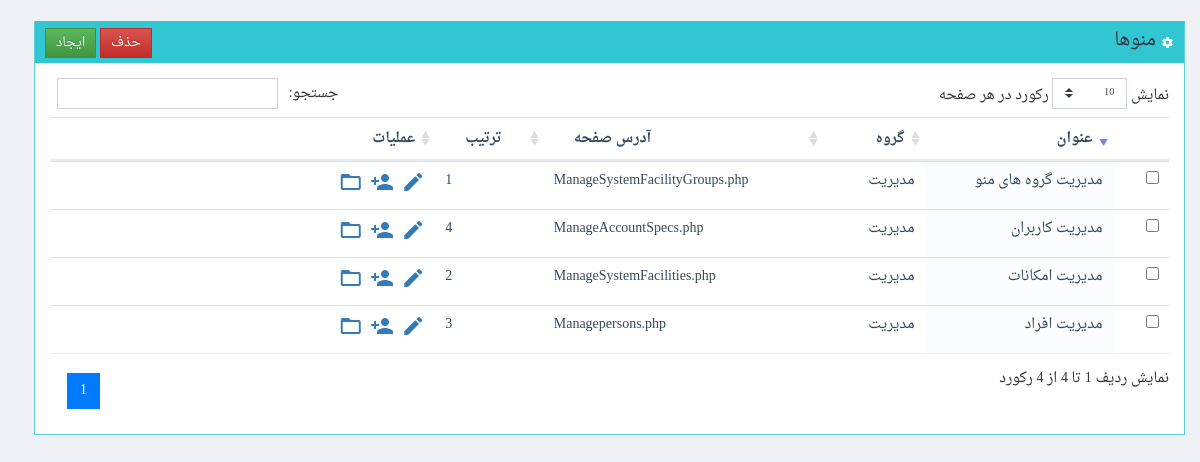
/www/sadaf/ManageSystemFacilities.php (signed in), run on the app's committed database.
### tables this page shows
CREATE TABLE  `SystemFacilities` (
  `FacilityID` int(11) NOT NULL AUTO_INCREMENT,
  `FacilityName` varchar(245) DEFAULT NULL,
  `GroupID` int(11) DEFAULT NULL,
  `OrderNo` int(11) DEFAULT NULL,
  `PageAddress` varchar(345) DEFAULT NULL,
  PRIMARY KEY (`FacilityID`)
);

CREATE TABLE  `SystemFacilityGroups` (
  `GroupID` int(11) NOT NULL AUTO_INCREMENT,
  `GroupName` varchar(145) DEFAULT NULL,
  `OrderNo` int(11) DEFAULT NULL,
  PRIMARY KEY (`GroupID`)
);

### www/shares/pdodb.class.php (called while the page is built, shortened)
<?php
class pdodb {
  private $dsn;
  private $pdo;
  static  $pdoinstance = false;
  private function __construct($_host = "", $_user = "", $_pass = "", $_default_db = "",$_driver="",$debug=self::DEBUG_MODE) {
    $this->dsn = "mysql:dbname=$_default_db;host=$_host";
  }
  public static function getInstance($_host = "", $_user = "", $_pass = "", $_default_db = "",$_driver="") {
    if ("" == $_driver)      $_driver = sys_config::$db_server['driver'];
    if ("" == $_host)        $_host = sys_config::$db_server['host'];
    if ("" == $_user)        $_user = sys_config::$db_server['user'];
    if ("" == $_pass)        $_pass = sys_config::$db_server['pass'];
    if ("" == $_default_db)  $_default_db = sys_config::$db_server['database'];
    if (!@pdodb::$pdoinstance[$_host.$_user.$_default_db]) {
      pdodb::$pdoinstance[$_host.$_user.$_default_db] = new pdodb($_host,$_user,$_pass,$_default_db,$_driver);
    }
    return pdodb::$pdoinstance[$_host.$_user.$_default_db];
  }
  private function connect($_driver = "", $_host = "", $_user = "", $_pass = "", $_default_db = "",$debug=self::DEBUG_MODE) {
    try{
      $this->pdo = new pdo($this->dsn , $_user , $_pass, array(PDO::MYSQL_ATTR_INIT_COMMAND =>  "SET NAMES utf8") );
      return $this->pdo;
    }
    catch (PDOException $e) {
      print (self::PDO_CONNECTION_ERROR);
      print ($e->getMessage());
      if ($debug) $this->backtrace();
      exit();
    }
  }
  function Execute($sqlstr,$fetch_mode=PDO::FETCH_ASSOC,$debug=self::DEBUG_MODE) {
    $trans = array(self::ARABIC_YA => self::PERSIAN_YA , self::ARABIC_KAF => self::PERSIAN_KAF);
    $this->statement = $this->pdo->query(strtr($sqlstr,$trans));
    $error_info = $this->pdo->errorInfo();
    return $this->statement;
  }
}
?>

### www/sadaf/classes/SystemFacilities.class.php (called while the page is built, shortened)
<?php
class manage_SystemFacilities
{
	static function GetList()
	{
		$mysql = pdodb::getInstance();
		$k=0;
		$ret = array();
		$query = "select SystemFacilities.FacilityID
				,SystemFacilities.FacilityName
				,SystemFacilities.GroupID
				,SystemFacilities.OrderNo
				,SystemFacilities.PageAddress
			, l2.GroupName  as l2_GroupName  from sadaf.SystemFacilities
			LEFT JOIN sadaf.SystemFacilityGroups  l2 on (l2.GroupID=SystemFacilities.GroupID)
			order by l2.OrderNo, SystemFacilities.OrderNo ";
		$res = $mysql->Execute($query);
		while($rec=$res->fetch())
		{
			$ret[$k] = new be_SystemFacilities();
			$ret[$k]->FacilityID=$rec["FacilityID"];
			$ret[$k]->FacilityName=$rec["FacilityName"];
			$ret[$k]->GroupID=$rec["GroupID"];
			$ret[$k]->GroupID_Desc=$rec["l2_GroupName"];
			$ret[$k]->OrderNo=$rec["OrderNo"];
			$ret[$k]->PageAddress=$rec["PageAddress"];
			$k++;
		}
		return $ret;
	}
}
?>

### www/sadaf/ManageSystemFacilities.php (the view, shortened to what this page needs)
<?php
include("classes/SystemFacilities.class.php");
HTMLBegin();
?>
<form method="post" id="f1" name="f1" >
<div class="container-fluid">
</form>
<?php
$res = manage_SystemFacilities::GetList();
?>
<br>
		<div class="portlet box green">
		<div class="portlet-title">
			<div class="actions">
				<input type="button" class="btn btn-success btn-sm" onclick="javascript: ResetForm(); $('#DataEntryForm').modal();" value="ایجاد">
				<input type="button" class="btn btn-danger btn-sm" data-toggle="confirmation"
					data-btn-ok-label="بلی"
					data-btn-ok-class="btn-success"
				data-btn-ok-icon-class="material-icons" data-btn-ok-icon-content="check"
				data-btn-cancel-label="خیر" data-btn-cancel-class="btn-danger"
				data-btn-cancel-icon-class="material-icons" data-btn-cancel-icon-content="close"
				data-title="آیا مطمئن هستید؟" data-content=""
				value="حذف">
			</div>
			<div class="caption font-dark">
			<i class="material-icons">settings</i>
				منوها
			</div>
		</div>
		<div class="portlet-body">
			<form id="ListForm" name="ListForm" method="post">
			<table id="FacilityListTable" class="table ">
			<thead>
				<th>&nbsp;</th>
				<th>عنوان</th>
				<th>گروه</th>
				<th>آدرس صفحه</th>
				<th>ترتیب</th>
				<th>عملیات</th>
			</thead>
			<tbody>
			<?
			for($k=0; $k<count($res); $k++)
			{
				echo "<tr>";
				echo "<td>";
				echo "<input type=\"checkbox\" name=\"ch_".$res[$k]->FacilityID."\">";
				echo "</td>";
				echo "	<td>".htmlentities($res[$k]->FacilityName, ENT_QUOTES, 'UTF-8')."</td>";
				echo "	<td>".$res[$k]->GroupID_Desc."</td>";
				echo "	<td>".htmlentities($res[$k]->PageAddress, ENT_QUOTES, 'UTF-8')."</td>";
				echo "	<td>".htmlentities($res[$k]->OrderNo, ENT_QUOTES, 'UTF-8')."</td>";
				echo "<td>";
				echo "<a href=\"javascript: SetRecordForUpdate(".$res[$k]->FacilityID.");\" >";
				echo "<i class='material-icons' data-toggle=\"tooltip\" data-placement=\"top\" title=\"ویرایش\" >edit</i>";
				echo "</a>";
				echo "<a  href='javascript: void(0)' onclick='ShowUsersList(".$res[$k]->FacilityID .")'>";
				echo "<i class='material-icons' data-toggle=\"tooltip\" data-placement=\"top\" title=\"کاربران\" >person_add</i>";
				echo "</a>";
				echo "<a  target=\"_blank\" href='ManageFacilityPages.php?FacilityID=".$res[$k]->FacilityID ."'>";
				echo "<i class='material-icons' data-toggle=\"tooltip\" data-placement=\"top\" title=\"صفحات\" >folder_open</i>";
				echo "</a>";
				echo "</td>";
				echo "</tr>";
			}
			?>
			</tbody>
			</table>
		</div>
	</div>
</html>

### www/shares/UI.inc.php (shortened to what this page needs)
<?php
	function HTMLBegin($bgcolor = '#C8DEF0')
	{
		echo "<!doctype html>
		<html lang=\"en\">
		  <head>
			<meta charset=\"utf-8\">
			<meta name=\"viewport\" content=\"width=device-width, initial-scale=1, shrink-to-fit=no\">
			<link rel=\"stylesheet\" href=\"css/bootstrap.css\">
			<link rel=\"stylesheet\" href=\"css/font-awesome.min.css\">
			<link rel=\"stylesheet\" href=\"css/jquery-ui.css\">
			<link rel=\"stylesheet\" href=\"css/bootstrap-theme.css\" />
			<link href=\"plugins/datatables/datatables.css\" rel=\"stylesheet\" type=\"text/css\" />
			<link href=\"plugins/datatables/plugins/bootstrap/datatables.bootstrap-rtl.css\" rel=\"stylesheet\" type=\"text/css\" />
			<link rel=\"stylesheet\" href=\"css/jquery.Bootstrap-PersianDateTimePicker.css\" />
			<link rel=\"stylesheet\" href=\"css/bootstrap-switch.css\" />
			<link rel=\"stylesheet\" href=\"css/components-rtl.css\" />
			<link rel=\"stylesheet\" href=\"css/plugins-rtl.css\" />
			<link rel=\"stylesheet\" href=\"css/lab.css\" />
			<script src=\"js/jquery-3.3.1.min.js\"></script>
			<script src=\"js/popper.min.js\"></script>
			<script src=\"js/bootstrap.min.js\"></script>
			<script src=\"js/jquery-ui.js\"></script>
			<script src=\"js/jquery.dataTables.min.js\"></script>
			<script src=\"js/dataTables.bootstrap4.min.js\"></script>
			<script src=\"js/bootstrap-confirmation.min.js\"></script>
			<script src=\"js/bootstrap-switch.min.js\"></script>
			<script src=\"js/general-sadaf.js\"></script>
			<title></title>
		  </head>
		<body class='page-content'>";
	}
?>

### www/sadaf/css/plugins-rtl.css (style rules this page uses)
table.dataTable thead th, table.dataTable thead td { padding: 10px 20px; border-bottom: 2px solid #e7ecf1; outline: none !important; }
table.dataTable.no-footer { border-bottom-color: #e7ecf1; }
table.dataTable td.sorting_1, table.dataTable td.sorting_2, table.dataTable td.sorting_3, table.dataTable th.sorting_1, table.dataTable th.sorting_2, table.dataTable th.sorting_3 { background: #fbfcfd !important; }
table.dataTable thead .sorting, table.dataTable thead .sorting_asc, table.dataTable thead .sorting_desc, table.dataTable thead .sorting_asc_disabled, table.dataTable thead .sorting_desc_disabled { cursor: pointer; }
table.dataTable thead .sorting:after, table.dataTable thead .sorting_asc:after, table.dataTable thead .sorting_desc:after, table.dataTable thead .sorting_asc_disabled:after, table.dataTable thead .sorting_desc_disabled:after { display: none; }
table.dataTable thead .sorting { background: url("../images/sort_both.png") no-repeat center right; }
table.dataTable thead .sorting_desc { background: url("../images/sort_desc.png") no-repeat center right; }

### www/sadaf/css/lab.css (style rules this page uses)
* { font-family:DroidNaskh,verdana,tahoma }
.material-icons { font-family: 'Material Icons'; font-weight: normal; font-style: normal; font-size: 24px; line-height: 1; letter-spacing: normal; text-transform: none; display: inline-block; white-space: nowrap; word-wrap: normal; direction: ltr; -moz-font-feature-settings: 'liga'; -moz-osx-font-smoothing: grayscale; }
table { direction: rtl; }
.align-left { text-align:left }
.page-content { background: #eef1f5; margin-right: 0px; margin-left: 19px; margin-top: 0px; margin-bottom: 0px; }

### data on the page
systemfacilities: FacilityName "مدیریت گروه های منو", GroupID.GroupName "مدیریت", PageAddress "ManageSystemFacilityGroups.php", OrderNo "1"
systemfacilities: FacilityName "مدیریت امکانات", GroupID.GroupName "مدیریت", PageAddress "ManageSystemFacilities.php", OrderNo "2"
systemfacilities: FacilityName "مدیریت افراد", GroupID.GroupName "مدیریت", PageAddress "Managepersons.php", OrderNo "3"
systemfacilities: FacilityName "مدیریت کاربران", GroupID.GroupName "مدیریت", PageAddress "ManageAccountSpecs.php", OrderNo "4"
